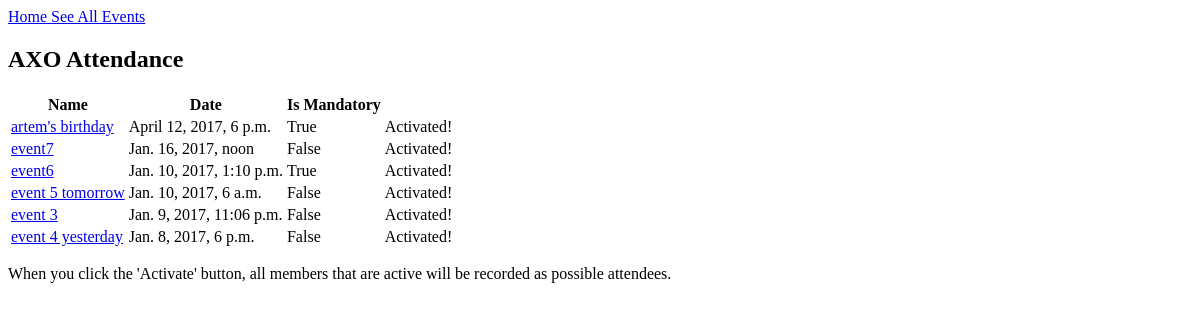
/attendance/events/, run on an earlier commit of the app's database.
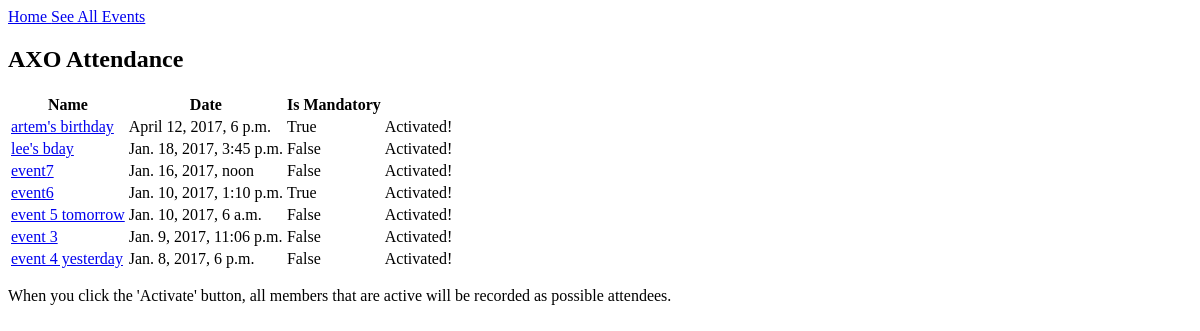
And on a later commit of the database.
### attendance/models.py (models this page shows, shortened)
@python_2_unicode_compatible
class Event(models.Model):
  name = models.CharField(max_length=200)
  date = models.DateTimeField()
  is_mandatory = models.BooleanField(default=False)
  is_activated = models.BooleanField(default=False)
  required_sisters = models.ManyToManyField(Sister, blank=True, related_name='sisters_required')
  sisters_attended = models.ManyToManyField(Sister, blank=True, related_name='Attendees')

### attendance/views.py (the view)
# urls.py: url(r'^events/(?P<event_id>[0-9]+)/checkin/$', views.checkin, name='checkin'),
def events(request):
  print("displaying events")
  events = Event.objects.order_by('-date');
  return render(request, 'attendance/events.html', {'events': events})

### attendance/templates/attendance/events.html (shortened to what this page needs)
{% extends "attendance/base.html" %}
{% block content %}
{% if events %}
  <table>
    <tr>
      <th> Name </th>
      <th> Date </th>
      <th> Is Mandatory </th>
    </tr>
    {% for event in events %}
        <tr>
          <td>
            {% if event.is_activated %}
              <a href="{% url 'attendance:checkin' event.id %}">
                {{ event.name }}
              </a>
            {% else %}
              {{ event.name }}
            {% endif %}
          </td>
          <td> {{ event.date }} </td>
          <td> {{ event.is_mandatory }} </td>
          <td>
            {% if event.is_activated %}
              Activated!
            {% else %}
              <a href="{% url 'attendance:activate' event.id %}"> Activate Now </a>
            {% endif %}
          </td>
        </tr>
    {% endfor %}
    </table>
  <p> When you click the 'Activate' button, all members that are active will be recorded as possible attendees. </p>
{% else %}
    <p>No events are available.</p>
{% endif %}
{% endblock content %}

### attendance/templates/attendance/base.html (shortened to what this page needs)
<!doctype html>
<head>
</head>
<body>
  <div id="container">
    <div id="navigation">
      <a href="{% url 'attendance:index' %}"> Home </a>
      <a href="{% url 'attendance:events' %}"> See All Events </a>
    </div>
    <h2> AXO Attendance </h2>
    {% block content %}
    {% endblock %}
  </div>
</body>

What changed in the data, as far as the page shows it:
added Event: name "lee's bday", date "Jan. 18, 2017, 3:45 p.m.", is_mandatory "False", is_activated "Activated!"
